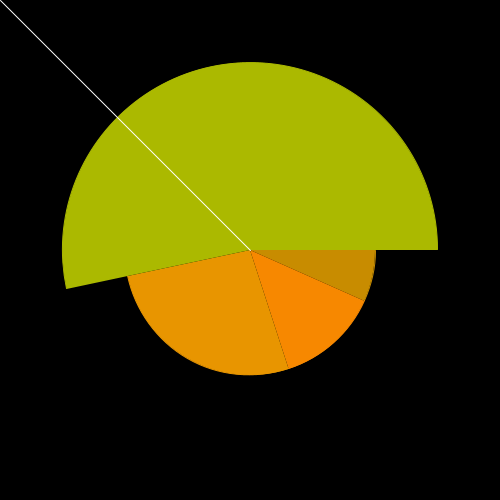
Frame 1 (no input)
Frame 60 (the mouse pressed at the canvas centre just before this capture): identical to frame 1, image omitted
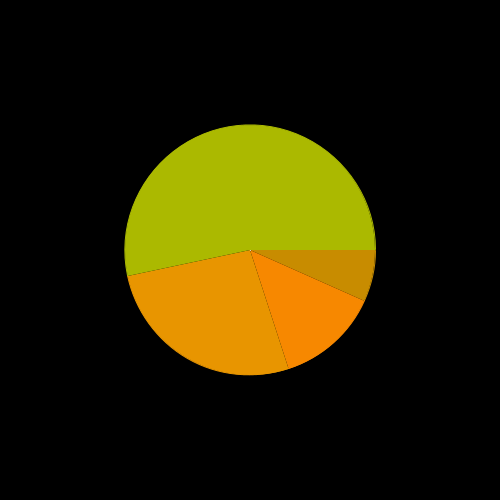
Frame 120 (the mouse held since frame 60 and released just before this capture)

The Processing sketch that drew these frames (run headless with seeded random() and noise(); from frame 60 on, the mouse is pressed at the canvas centre):

// Processing sketch: piechart
// ── piechart.pde
float[] dataset = {1, 2, 4,8}; 
color[] colors = new color[dataset.length];

float radius;

void setup()
{
  size(500, 500);
  
  assignColors();
  radius = width / 2; 
}

void assignColors()
{
  for(int i = 0 ; i < dataset.length ; i ++)
  {
    colors[i] = color(random(100, 255), random(100, 255), 0);
  }
}

void drawPie(float[] dataset)
{
  // Calculate the sum
  float sum = 0.0f;
  for(float f:dataset)
  {
    sum += f;
  }
  
  
  // Calculate the angle to the mouse
  float toMouseX = mouseX - radius;
  float toMouseY = mouseY - radius;  
  float angle = atan2(toMouseY, toMouseX);  
  // We have to do this because 
  // atan2 returns negative angles if y > 0 
  // See https://processing.org/reference/atan2_.html
  if (angle < 0)
  {
    angle = PI - angle;
  }
  
  
  // The last angle
  float last = 0;
  // The cumulative sum of the dataset 
  float cumulative = 0;
  for(int i = 0 ; i < dataset.length ; i ++)
  {
    cumulative += dataset[i];
    // Calculate the surrent angle
    float current = map(cumulative, 0, sum, 0, TWO_PI);
    // Draw the pie segment
    stroke(colors[i]);
    fill(colors[i]);
    
    float r = radius;
    // If the mouse angle is inside the pie segment
    // Mmmm pie. Im hungry
    if (angle > last && angle < current)
    {
      r = radius * 1.5f;
    }
    
    // Draw the arc
    arc(
       radius
       ,radius
       ,r
       ,r
       , last
       , current
       );
    last = current;       
  }
  
  stroke(255);
  line(radius, radius, mouseX, mouseY);
}

void draw()
{
  background(0);
  drawPie(dataset); 
}
